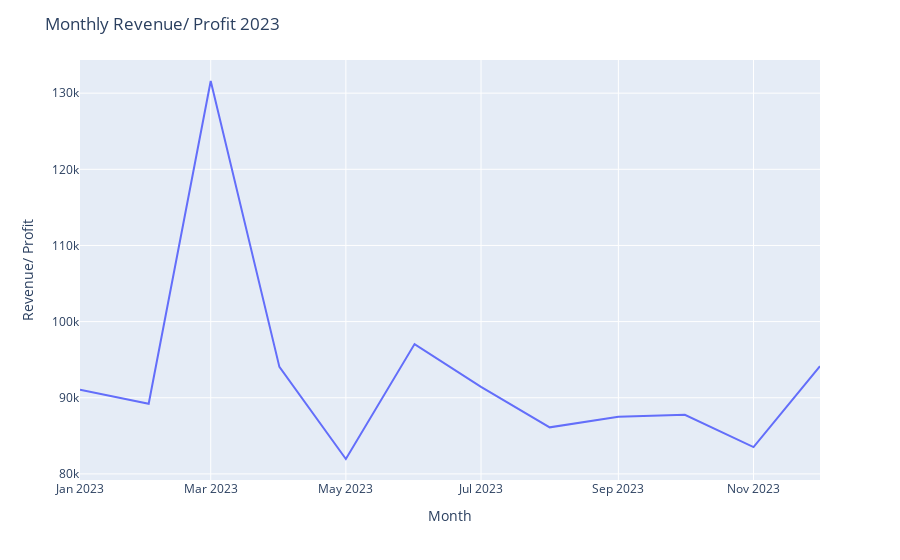

Notebook code cell kept with this figure:
### Markdown cell above
### Revenue/ Profit

### Code cell
fig = px.line(slice_data_monthly, x=slice_data_monthly.index, y="Revenue/ Profit")
fig.update_layout(
    yaxis_title="Revenue/ Profit", 
    xaxis_title="Month",
    title="Monthly Revenue/ Profit 2023"
)
fig.show()

### Figure 1 — Plotly figure (JSON) as saved in the notebook; plotly's stock layout.template omitted (floating-point values rounded to 4 significant figures)
{"data": [{"hovertemplate": "Date=%{x}<br>Revenue/ Profit=%{y}<extra></extra>", "legendgroup": "", "line": {"color": "#636efa", "dash": "solid"}, "marker": {"symbol": "circle"}, "mode": "lines", "name": "", "orientation": "v", "showlegend": false, "type": "scatter", "x": ["2023-01-01T00:00:00", "2023-02-01T00:00:00", "2023-03-01T00:00:00", "2023-04-01T00:00:00", "2023-05-01T00:00:00", "2023-06-01T00:00:00", "2023-07-01T00:00:00", "2023-08-01T00:00:00", "2023-09-01T00:00:00", "2023-10-01T00:00:00", "2023-11-01T00:00:00", "2023-12-01T00:00:00"], "xaxis": "x", "y": [91050, 89220, 131595, 94050, 81960, 97050, 91425, 86115, 87495, 87765, 83520, 94155], "yaxis": "y"}], "layout": {"autosize": true, "legend": {"tracegroupgap": 0}, "margin": {"t": 60}, "title": {"text": "Monthly Revenue/ Profit 2023"}, "xaxis": {"anchor": "y", "autorange": true, "domain": [0, 1], "range": ["2023-01-01", "2023-12-01"], "title": {"text": "Month"}, "type": "date"}, "yaxis": {"anchor": "x", "autorange": true, "domain": [0, 1], "range": [79200.0, 134400.0], "title": {"text": "Revenue/ Profit"}, "type": "linear"}}}
